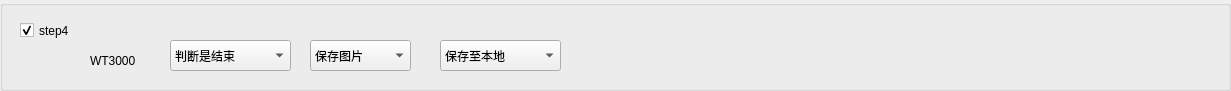
  <widget class="QGroupBox" name="groupBox_4">
   <property name="geometry">
    <rect>
     <x>0</x>
     <y>530</y>
     <width>1231</width>
     <height>91</height>
    </rect>
   </property>
   <property name="title">
    <string/>
   </property>
   <widget class="QComboBox" name="comboBox_S4_WT3000_2">
    <property name="geometry">
     <rect>
      <x>310</x>
      <y>40</y>
      <width>101</width>
      <height>31</height>
     </rect>
    </property>
    <item>
     <property name="text">
      <string>保存图片</string>
     </property>
    </item>
    <item>
     <property name="text">
      <string>不保存图片</string>
     </property>
    </item>
   </widget>
   <widget class="QCheckBox" name="checkBox_S4">
    <property name="geometry">
     <rect>
      <x>20</x>
      <y>20</y>
      <width>81</width>
      <height>21</height>
     </rect>
    </property>
    <property name="text">
     <string>step4</string>
    </property>
    <property name="checked">
     <bool>true</bool>
    </property>
   </widget>
   <widget class="QComboBox" name="comboBox_S4_WT3000_3">
    <property name="geometry">
     <rect>
      <x>440</x>
      <y>40</y>
      <width>121</width>
      <height>31</height>
     </rect>
    </property>
    <item>
     <property name="text">
      <string>保存至本地</string>
     </property>
    </item>
    <item>
     <property name="text">
      <string>不保存图片</string>
     </property>
    </item>
   </widget>
   <widget class="QComboBox" name="comboBox_S4_WT3000_1">
    <property name="geometry">
     <rect>
      <x>170</x>
      <y>40</y>
      <width>121</width>
      <height>31</height>
     </rect>
    </property>
    <item>
     <property name="text">
      <string>判断是结束</string>
     </property>
    </item>
    <item>
     <property name="text">
      <string>判断未结束</string>
     </property>
    </item>
   </widget>
   <widget class="QLabel" name="label_7">
    <property name="geometry">
     <rect>
      <x>90</x>
      <y>53</y>
      <width>61</width>
      <height>16</height>
     </rect>
    </property>
    <property name="text">
     <string>WT3000</string>
    </property>
   </widget>
  </widget>
